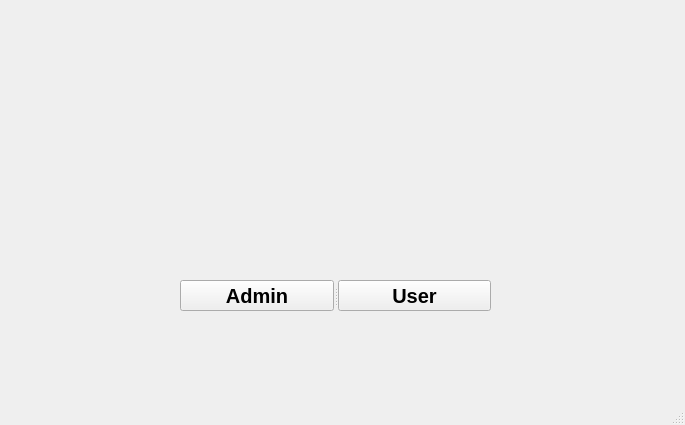
<?xml version="1.0" encoding="UTF-8"?>
<ui version="4.0">
 <class>MainWindow</class>
 <widget class="QMainWindow" name="MainWindow">
  <property name="geometry">
   <rect>
    <x>0</x>
    <y>0</y>
    <width>685</width>
    <height>425</height>
   </rect>
  </property>
  <property name="windowTitle">
   <string>MainWindow</string>
  </property>
  <widget class="QWidget" name="centralwidget">
   <widget class="QSplitter" name="splitter">
    <property name="geometry">
     <rect>
      <x>180</x>
      <y>280</y>
      <width>311</width>
      <height>31</height>
     </rect>
    </property>
    <property name="orientation">
     <enum>Qt::Horizontal</enum>
    </property>
    <widget class="QPushButton" name="pushButton_Admin_Login">
     <property name="font">
      <font>
       <pointsize>15</pointsize>
       <bold>true</bold>
      </font>
     </property>
     <property name="text">
      <string>Admin</string>
     </property>
    </widget>
    <widget class="QPushButton" name="pushButton_User_Login">
     <property name="font">
      <font>
       <pointsize>15</pointsize>
       <bold>true</bold>
      </font>
     </property>
     <property name="text">
      <string>User</string>
     </property>
    </widget>
   </widget>
   <widget class="QLabel" name="label">
    <property name="geometry">
     <rect>
      <x>4</x>
      <y>-6</y>
      <width>681</width>
      <height>391</height>
     </rect>
    </property>
    <property name="text">
     <string/>
    </property>
    <property name="pixmap">
     <pixmap resource="Resource.qrc">:/Resource/Image/ONLINE PLAYBOOK (4).png</pixmap>
    </property>
    <property name="scaledContents">
     <bool>true</bool>
    </property>
   </widget>
   <zorder>label</zorder>
   <zorder>splitter</zorder>
  </widget>
  <widget class="QMenuBar" name="menubar">
   <property name="geometry">
    <rect>
     <x>0</x>
     <y>0</y>
     <width>685</width>
     <height>20</height>
    </rect>
   </property>
  </widget>
  <widget class="QStatusBar" name="statusbar"/>
 </widget>
 <resources>
  <include location="Resource.qrc"/>
 </resources>
 <connections/>
</ui>
